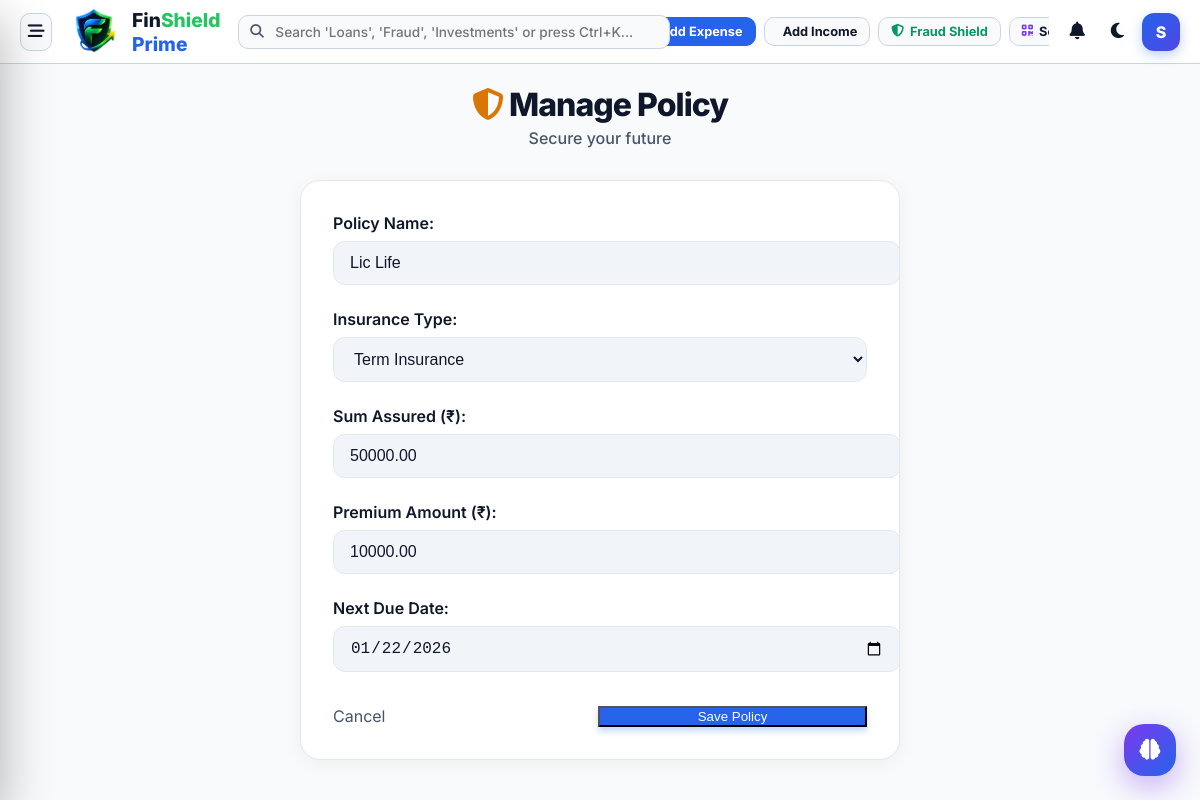
Screenshot of /policy/edit/1/ (signed in) with the database file from the repository.
### core/models.py (models this page shows, shortened)
class Policy(models.Model):
    TYPE_CHOICES = [
        ('TERM', 'Term Insurance'),
        ('HEALTH', 'Health Insurance'),
        ('VEHICLE', 'Vehicle Insurance'),
        ('OTHER', 'Other'),
    ]
    name = models.CharField(max_length=100)
    type = models.CharField(max_length=10, choices=TYPE_CHOICES, default='TERM')
    sum_assured = models.DecimalField(max_digits=12, decimal_places=2)
    premium = models.DecimalField(max_digits=12, decimal_places=2)
    premium_date = models.DateField(help_text="Next Premium Due Date")

### core/views.py (the view)
# urls.py: path('policy/edit/<int:pk>/', PolicyUpdateView.as_view(), name='update_policy'),
class PolicyUpdateView(LoginRequiredMixin, UpdateView):
    model = Policy
    form_class = PolicyForm
    template_name = 'core/policy_form.html'
    success_url = reverse_lazy('policy_list')

### core/views.py
class PolicyForm(forms.ModelForm):
    class Meta:
        model = Policy
        fields = ['name', 'type', 'sum_assured', 'premium', 'premium_date']
        widgets = {
            'name': forms.TextInput(attrs={'class': 'form-control'}),
            'type': forms.Select(attrs={'class': 'form-control'}),
            'sum_assured': forms.NumberInput(attrs={'class': 'form-control'}),
            'premium': forms.NumberInput(attrs={'class': 'form-control'}),
            'premium_date': forms.DateInput(attrs={'type': 'date', 'class': 'form-control'}),
        }
        labels = {
            'name': 'Policy Name',
            'type': 'Insurance Type',
            'sum_assured': 'Sum Assured (₹)',
            'premium': 'Premium Amount (₹)',
            'premium_date': 'Next Due Date',
        }

### templates/core/policy_form.html (shortened to what this page needs)
{% extends 'base.html' %}
{% load static %}
{% block content %}
<div class="ledger-container" style="max-width: 600px;">
    <div class="ledger-header"
        style="justify-content: center; text-align: center; flex-direction: column; align-items: center;">
        <div class="ledger-title">
            <h1 class="animate-fade-in"><i class="fa-solid fa-shield-halved animate-float" style="color: #d97706;"></i>
                Manage Policy</h1>
            <div class="ledger-subtitle animate-fade-in animate-delay-1">Secure your future</div>
        </div>
    </div>
    <div class="card-hub animate-fade-in animate-delay-2" style="padding: 32px; margin-top: 20px;">
        <form method="post" style="display: grid; gap: 24px;">
            {% for field in form %}
            <div class="form-group">
                <div style="font-weight: 600; margin-bottom: 8px; color: var(--text-secondary);">
                    {{ field.label_tag }}
                </div>
                {{ field }}
            </div>
            {% endfor %}
            <div style="display: flex; gap: 12px; margin-top: 10px;">
                <a href="{% url 'policy_list' %}" class="btn-ghost" style="flex: 1; justify-content: center;">Cancel</a>
                <button type="submit" class="btn-primary-new" style="flex: 1; justify-content: center;">Save
                    Policy</button>
            </div>
        </form>
    </div>
</div>
{% endblock %}

### templates/base.html (shortened to what this page needs)
{% load static %}
<!DOCTYPE html>
<html lang="en">
<head>
    <link rel="stylesheet" href="https://cdnjs.cloudflare.com/ajax/libs/font-awesome/6.4.0/css/all.min.css">
    <link rel="stylesheet" href="{% static 'css/modern_theme.css' %}">
    <link rel="stylesheet" href="{% static 'css/ledger.css' %}">
    <link rel="stylesheet" href="{% static 'css/enterprise_dashboard.css' %}">
</head>
<body data-theme="light">
    <button class="floating-action-btn" id="floatingAiBtn" onclick="openAffordModal()" title="FinShield Prime Decision Assistant">
        <i class="fa-solid fa-brain"></i>
    </button>
    <div class="app-master-container">
        <header class="app-topbar">
            <div style="display: flex; align-items: center; gap: 12px; shrink: 0;">
                <button class="hamburger-toggle-btn" onclick="openSidebarDrawer()" title="Open Navigation Drawer">
                    <i class="fa-solid fa-bars-staggered"></i>
                </button>
                <a href="{% url 'home' %}" style="text-decoration: none; display: flex; align-items: center; gap: 8px; font-weight: 800; font-size: 1.2rem; color: var(--text-main);">
<img src="{% static 'images/f.png' %}"
     alt="FinShield Prime"
     style="width:60px; height:60px; object-fit:contain;">
<span>
    <span style="color: var(--text-main);">Fin</span><span style="color: #22c55e;">Shield</span>
    <span style="color: var(--accent-blue); font-weight: 800;">Prime</span>
</span>                </a>
            </div>
            <div class="topbar-search-wrapper">
                <form action="{% url 'search' %}" method="GET" id="globalSearchForm" onsubmit="return handleSmartSearch(event)">
                    <input type="text" name="q" id="globalSearchInput" class="topbar-search-input" placeholder="Search 'Loans', 'Fraud', 'Investments' or press Ctrl+K..." autocomplete="off">
                </form>
            </div>
            <div class="header-actions-group">
                <a href="{% url 'expense_create' %}" class="header-action-btn btn-primary-blue">
                     Add Expense
                </a>
                <a href="{% url 'wallet_dashboard' %}" class="header-action-btn">
                     Add Income
                </a>
                <a href="{% url 'fraud_detection' %}" class="header-action-btn" style="color: var(--accent-emerald);">
                    <i class="fa-solid fa-shield-halved"></i> Fraud Shield
                </a>
                <a href="{% url 'scan_pay' %}" class="header-action-btn">
                    <i class="fa-solid fa-qrcode" style="color: var(--accent-purple);"></i> Scan Receipt
                </a>
            </div>
            <div style="display: flex; align-items: center; gap: 12px; shrink: 0;">
                <div style="position: relative;">
                    <button class="nav-icon-btn" id="bellIcon" style="background: none; border: none; font-size: 1.1rem; color: var(--text-main); cursor: pointer; position: relative;">
                        <i class="fa-solid fa-bell"></i>
                    </button>
                </div>
                <button class="theme-toggle" id="themeToggle" title="Toggle Theme" style="background: none; border: none; font-size: 1.1rem; color: var(--text-main); cursor: pointer;">
                </button>
                <div style="position: relative;">
                    <div class="user-profile" id="userProfileBtn" style="cursor: pointer;" title="{{ user.username }}">
                        <div class="avatar">{{ user.username.0|upper }}</div>
                    </div>
                </div>
            </div>
        </header>
        <div class="main-wrapper-content">
            <div class="content-body" style="flex: 1;">
                {% block content %}{% endblock %}
            </div>
        </div>
    </div>
</body>
</html>

### static/css/modern_theme.css (style rules this page uses)
:root { --primary-900: #020617; --primary-800: #0f172a; --primary-700: #1e293b; --primary-600: #334155; --accent-blue: #2563eb; --accent-blue-subtle: rgba(37, 99, 235, 0.1); --accent-mint: #10b981; --accent-mint-subtle: rgba(16, 185, 129, 0.1); --accent-coral: #ef4444; --accent-coral-subtle: rgba(239, 68, 68, 0.1); --accent-gold: #f59e0b; --accent-purple: #8b5cf6; --bg-body: #f1f5f9; --bg-card: #ffffff; --bg-glass: rgba(255, 255, 255, 0.9); --bg-sidebar: #0f172a; --text-main: #0f172a; --text-muted: #64748b; --text-on-dark: #f8fafc; --shadow-xs: 0 1px 2px 0 rgb(0 0 0 / 0.05); --shadow-sm: 0 4px 6px -1px rgb(0 0 0 / 0.05), 0 2px 4px -2px rgb(0 0 0 / 0.05); --shadow-md: 0 10px 15px -3px rgb(0 0 0 / 0.08), 0 4px 6px -4px rgb(0 0 0 / 0.04); --shadow-lg: 0 20px 25px -5px rgb(0 0 0 / 0.1), 0 8px 10px -6px rgb(0 0 0 / 0.1); --shadow-glow: 0 0 15px rgba(37, 99, 235, 0.15); --border-light: #e2e8f0; --border-glass: rgba(255, 255, 255, 0.1); --radius-xl: 20px; --radius-lg: 16px; --radius-md: 12px; --radius-sm: 8px; --ease-out: cubic-bezier(0.2, 0.8, 0.2, 1); }
body { background-color: var(--bg-body); color: var(--text-main); font-family: 'Inter', sans-serif; transition: background-color 0.4s var(--ease-out), color 0.4s var(--ease-out); -webkit-font-smoothing: antialiased; }
a { text-decoration: none; color: inherit; }
.nav-icon-btn { position: relative; background: transparent; border: none; color: var(--text-muted); font-size: 1.1rem; cursor: pointer; padding: 8px; border-radius: 50%; transition: var(--trans-fast); }
.card-hub { background: var(--bg-card); border: 1px solid var(--border-light); border-radius: var(--radius-lg); padding: var(--spacing-md); box-shadow: var(--shadow-sm); transition: transform 0.3s var(--ease-out), box-shadow 0.3s var(--ease-out), border-color 0.3s; position: relative; overflow: hidden; }
.card-hub::before { content: ''; position: absolute; top: 0; left: 0; right: 0; height: 4px; background: linear-gradient(90deg, var(--accent-blue), var(--accent-mint)); opacity: 0; transition: opacity 0.3s; }
.btn-primary-new { background: var(--accent-blue); color: white; box-shadow: 0 4px 6px rgba(59, 130, 246, 0.3); }
.animate-fade-in { animation: fadeInUp 0.6s var(--ease-out) forwards; }
.animate-delay-1 { animation-delay: 0.1s; }
.animate-delay-2 { animation-delay: 0.2s; }
.btn-ghost { background: transparent; color: var(--text-muted); }
.card-hub { background: var(--bg-card); border-radius: 20px; padding: 24px; box-shadow: 0 4px 6px -1px rgba(0, 0, 0, 0.05), 0 2px 4px -1px rgba(0, 0, 0, 0.03); border: 1px solid var(--border-light); transition: all 0.3s ease; }

### static/css/ledger.css (style rules this page uses)
.ledger-container { max-width: 1200px; margin: 0 auto; padding: var(--spacing-md); }
.ledger-header { display: flex; justify-content: space-between; align-items: flex-end; margin-bottom: 32px; }
.ledger-title h1 { font-size: 2rem; font-weight: 800; color: var(--text-main); letter-spacing: -0.03em; margin-bottom: 4px; }
.ledger-subtitle { color: var(--text-muted); font-size: 1rem; font-weight: 500; }
.animate-float { animation: float 3s ease-in-out infinite; }
.card-hub { background: var(--bg-card); border: 1px solid var(--border-light); border-radius: 20px; box-shadow: 0 4px 20px rgba(0, 0, 0, 0.05); }
input.form-control, select.form-control, textarea.form-control { width: 100%; padding: 12px 16px; border: 1px solid var(--border-light); border-radius: 12px; background: var(--bg-body); color: var(--text-main); font-size: 1rem; transition: all 0.2s; }

### rows the page displays
Policy: form "Lic Life" "Term Insurance" "50000.00" "10000.00" "01/22/2026"

### other values shown
{{ user.username.0|upper }} "S"
{{ field.label_tag }} "Policy Name:" "Insurance Type:" "Sum Assured (₹):" "Premium Amount (₹):" "Next Due Date:"
